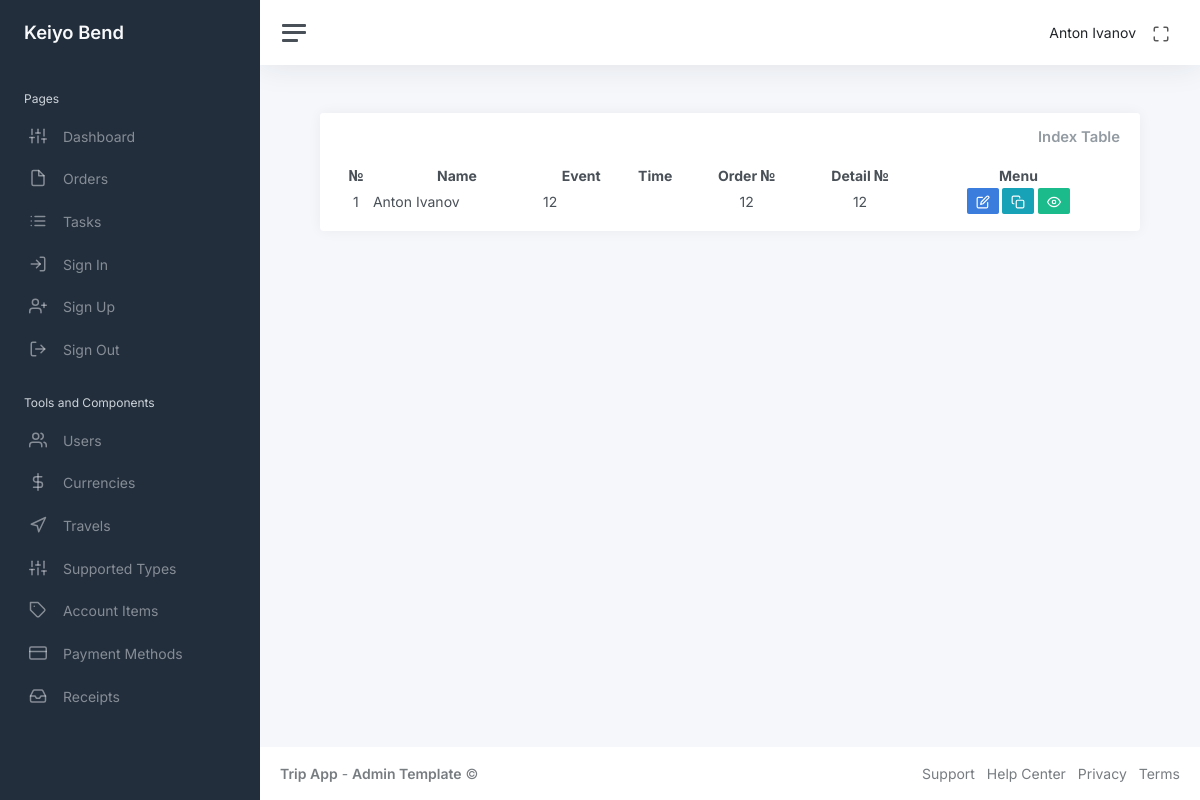
Before: /index (signed in) with the older database file.
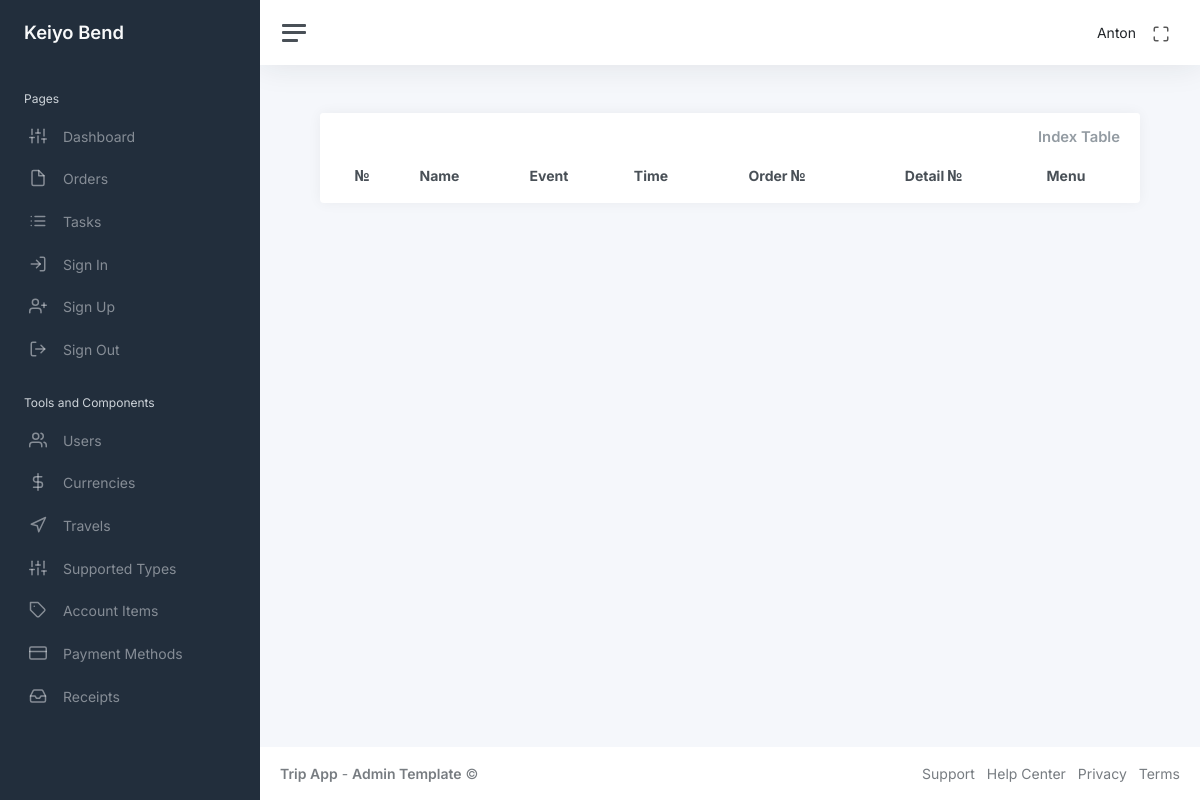
After: the same page with the newer database file.
### app/auth/models/user.py (models this page shows, shortened)
class User(UserMixin, db.Model):
    id: so.Mapped[int] = so.mapped_column(primary_key=True)
    name: so.Mapped[str] = so.mapped_column(sa.String(64), index=True, default=None)
    email: so.Mapped[str] = so.mapped_column(sa.String(120), index=True, unique=True)
    password_hash: so.Mapped[Optional[str]] = so.mapped_column(sa.String(256))
    admin: so.Mapped[bool] = so.mapped_column(sa.Boolean(), default=False)
    is_show: so.Mapped[bool] = so.mapped_column(sa.Boolean(), default=True)
    orders_rel = db.relationship("Order", back_populates="user", cascade="all, delete-orphan")

### app/main/models/order.py (models this page shows, shortened)
class Order(db.Model):
    id: so.Mapped[int] = so.mapped_column(primary_key=True)
    name_id: so.Mapped[int] = so.mapped_column(
        sa.Integer, db.ForeignKey("user.id"), nullable=False
    )
    order: so.Mapped[str] = so.mapped_column(sa.String(255), nullable=False)
    order_number: so.Mapped[str] = so.mapped_column(sa.String(255), nullable=False)
    detail_number: so.Mapped[str] = so.mapped_column(sa.String(255), nullable=False)
    is_hidden: so.Mapped[bool] = so.mapped_column(sa.Boolean(), nullable=False, default=False)
    fiscal_year: so.Mapped[int] = so.mapped_column(
        sa.Integer(), default=lambda: datetime.now().year
    )
    created_at: so.Mapped[date] = so.mapped_column(sa.Date(), default=date.today)
    service_number: so.Mapped[str] = so.mapped_column(sa.String(255), nullable=False)
    service_card_number: so.Mapped[str] = so.mapped_column(sa.String(255), nullable=False)
    quote_number: so.Mapped[str] = so.mapped_column(sa.String(255), nullable=False)
    purchase_order_number: so.Mapped[str] = so.mapped_column(sa.String(255), nullable=False)
    travel_id: so.Mapped[int] = so.mapped_column(
        sa.Integer, db.ForeignKey("travel.id"), nullable=False
    )
    support_type_id: so.Mapped[int] = so.mapped_column(
        sa.Integer, db.ForeignKey("supported_types.id"), nullable=False
    )
    user = db.relationship("User", back_populates="orders_rel")
    rates = db.relationship("Rates", back_populates="order", cascade="all, delete-orphan")
    details = db.relationship("Details", back_populates="order", cascade="all, delete-orphan")
    allowances = db.relationship(
        "Allowances", back_populates="order", cascade="all, delete-orphan"
    )
    travels_id = db.relationship("Travel", back_populates="orders")
    supported_type_id = db.relationship("SupportedTypes", back_populates="orders")

### app/main/routes/index.py (the view, shortened to what this page needs)
@bp.route("/")
@bp.route("/index")
@login_required  # Only authenticated users can access this route
def index():
    if current_user.admin:
        orders = db.session.query(Order).join(User).filter(User.is_show.is_(True)).all()
    return render_template("main/index.html", orders=orders)

### app/auth/models/user.py (called while the page is built)
@login.user_loader
def load_user(id):
    return db.session.get(User, int(id))

### app/main/templates/main/index.html (shortened to what this page needs)
<!DOCTYPE html>
{% extends "main/base.html" %}
{% block content %}
<div class="container-fluid p-0">
    <div class="row">
        <div class="col-md-12 ms-sm-auto col-lg-12 px-md-4">
            <div class="card flex-fill">
                <div class="card-header py-3">
                    <div class="d-flex justify-content-between align-items-center">
                        <h3 class="card-title mb-0">Index Table</h3>
                    </div>
                </div>
                <div class="card-body py-0 mb-3">
                    <table class="display cell-border" id="indexTable" style="width: 100%;">
                        <thead>
                            <tr style="text-align:center">
                                <th>№</th>
                                <th>Name</th>
                                <th>Event</th>
                                <th>Time</th>
                                <th>Order №</th>
                                <th>Detail №</th>
                                <th>Menu</th>
                            </tr>
                        </thead>
                        <tbody>
                            {% for order in orders %}
                            <tr>
                                <td style="text-align:center">{{order.id}}</td>
                                <td>{{order.user.name}}</td>
                                <td>{{order.order}}</td>
                                <td style="text-align:center">{{" "}}</td>
                                <td style="text-align:center">{{order.order_number}}</td>
                                <td style="text-align:center">{{order.detail_number}}</td>
                                <td style="text-align:center">
                                    <a class="btn btn-primary btn-sm"
                                        href="{{ url_for('main.update_order', order_id=order.id) }}"><i
                                            class="align-middle" data-feather="edit"></i></a>
                                    <a class="btn btn-info btn-sm"
                                        href="{{ url_for('main.copy_order', order_id=order.id) }}"><i
                                            class="align-middle" data-feather="copy"></i></a>
                                    {% if current_user.admin == True %}
                                    <form action="{{ url_for('main.hide_order', id=order.id) }}" method="POST"
                                        style="display:inline;">
                                        <button type="submit"
                                            class="btn btn-sm {{ 'btn-danger' if order.is_hidden else 'btn-success' }}">
                                            {% if order.is_hidden %}
                                            <i class="align-middle" data-feather="eye-off"></i>
                                            {% else %}
                                            <i class="align-middle" data-feather="eye"></i>
                                            {% endif %}
                                        </button>
                                    </form>
                                    {% endif %}
                                </td>
                            </tr>
                            {% endfor %}
                        </tbody>
                    </table>
                </div>
            </div>
        </div>
    </div>
</div>
{% endblock %}

### app/main/templates/main/base.html (shortened to what this page needs)
<!DOCTYPE html>
<html lang="en" data-bs-theme="auto">
<head>
    <link href="https://cdn.jsdelivr.net/npm/bootstrap@5.3.3/dist/css/bootstrap.min.css" rel="stylesheet">
    <link rel="stylesheet" href="https://cdn.datatables.net/1.11.3/css/jquery.dataTables.min.css">
    <link href="../main/static/css/app.css" rel="stylesheet">
</head>
<body>
    <div class="wrapper">
        {% block sidebar %}
        {% include 'main/sidebar.html' %}
        {% endblock %}
        <div class="main">
            {% block navbar %}
            {% include 'main/navbar.html' %}
            {% endblock %}
            <main class="content">
                {% block content %} {% endblock %}
            </main>
            <footer class="footer">
                <div class="container-fluid">
                    <div class="row text-muted">
                        <div class="col-6 text-start">
                            <p class="mb-0">
                                <a class="text-muted" href="https://adminkit.io/" target="_blank"><strong>Trip
                                        App</strong></a> - <a class="text-muted" href="https://adminkit.io/"
                                    target="_blank"><strong>Admin
                                        Template</strong></a> &copy;
                            </p>
                        </div>
                        <div class="col-6 text-end">
                            <ul class="list-inline">
                                <li class="list-inline-item">
                                    <a class="text-muted" href="https://adminkit.io/" target="_blank">Support</a>
                                </li>
                                <li class="list-inline-item">
                                    <a class="text-muted" href="https://adminkit.io/" target="_blank">Help Center</a>
                                </li>
                                <li class="list-inline-item">
                                    <a class="text-muted" href="https://adminkit.io/" target="_blank">Privacy</a>
                                </li>
                                <li class="list-inline-item">
                                    <a class="text-muted" href="https://adminkit.io/" target="_blank">Terms</a>
                                </li>
                            </ul>
                        </div>
                    </div>
                </div>
            </footer>
        </div>
    </div>
</body>
</html>

### app/main/templates/main/sidebar.html
<!DOCTYPE html>
<nav id="sidebar" class="sidebar js-sidebar">
    <div class="sidebar-content js-simplebar">
        <a class="sidebar-brand" href="{{ url_for('main.index') }}">
            <span class="align-middle">Keiyo Bend</span>
        </a>
        <ul class="sidebar-nav">
            <li class="sidebar-header">
                Pages
            </li>
            <li class="sidebar-item">
                <a class="sidebar-link" href="{{ url_for('main.index') }}">
                    <i class="align-middle" data-feather="sliders"></i> <span class="align-middle">Dashboard</span>
                </a>
            </li>
            <li class="sidebar-item">
                <a class="sidebar-link" href="{{ url_for('main.create_order') }}">
                    <i class="align-middle" data-feather="file"></i> <span class="align-middle">Orders</span>
                </a>
            </li>
            <li class="sidebar-item">
                <a class="sidebar-link" href="{{ url_for('main.create_task') }}">
                    <i class="align-middle" data-feather="list"></i> <span class="align-middle">Tasks</span>
                </a>
            </li>
            <li class="sidebar-item">
                <a class="sidebar-link" href="{{ url_for('auth.login') }}">
                    <i class="align-middle" data-feather="log-in"></i> <span class="align-middle">Sign In</span>
                </a>
            </li>
            <li class="sidebar-item">
                <a class="sidebar-link" href="{{ url_for('auth.register') }}">
                    <i class="align-middle" data-feather="user-plus"></i> <span class="align-middle">Sign
                        Up</span>
                </a>
            </li>
            <li class="sidebar-item">
                <a class="sidebar-link" href="{{ url_for('auth.logout') }}">
                    <i class="align-middle" data-feather="log-out"></i> <span class="align-middle">Sign
                        Out</span>
                </a>
            </li>
            {% if current_user.admin == True %}
            <li class="sidebar-header">
                Tools and Components
            </li>
            <li class="sidebar-item">
                <a class="sidebar-link" href="{{ url_for('admin.admin_table') }}">
                    <i class="align-middle" data-feather="users"></i> <span class="align-middle">Users</span>
                </a>
            </li>
            <li class="sidebar-item">
                <a class="sidebar-link" href="{{ url_for('admin.currency_table') }}">
                    <i class="align-middle" data-feather="dollar-sign"></i> <span class="align-middle">Currencies</span>
                </a>
            </li>
            <li class="sidebar-item">
                <a class="sidebar-link" href="{{ url_for('admin.travel_table') }}">
                    <i class="align-middle" data-feather="navigation"></i> <span class="align-middle">Travels</span>
                </a>
            </li>
            <li class="sidebar-item">
                <a class="sidebar-link" href="{{ url_for('admin.supported_types_table')}}">
                    <i class="align-middle" data-feather="sliders"></i> <span class="align-middle">Supported
                        Types</span>
                </a>
            </li>
            <li class="sidebar-item">
                <a class="sidebar-link" href="{{ url_for('admin.account_items_table')}}">
                    <i class="align-middle" data-feather="tag"></i> <span class="align-middle">Account Items</span>
                </a>
            </li>
            <li class="sidebar-item">
                <a class="sidebar-link" href="{{ url_for('admin.payment_methods_table')}}">
                    <i class="align-middle" data-feather="credit-card"></i> <span class="align-middle">Payment
                        Methods</span>
                </a>
            </li>
            <li class="sidebar-item">
                <a class="sidebar-link" href="{{ url_for('admin.receipts_table')}}">
                    <i class="align-middle" data-feather="inbox"></i> <span class="align-middle">Receipts</span>
                </a>
            </li>
            {% endif %}
        </ul>
    </div>
</nav>

### app/main/templates/main/navbar.html (shortened to what this page needs)
<!DOCTYPE html>
<nav class="navbar navbar-expand navbar-light navbar-bg">
    <a class="sidebar-toggle js-sidebar-toggle">
        <i class="hamburger align-self-center"></i>
    </a>
    <div class="navbar-collapse collapse">
        <ul class="navbar-nav navbar-align">
            <li class="nav-item dropdown">
                <a class="nav-link d-none d-sm-inline-block">
                    <span class="text-dark">{{ current_user.name }}</span>
                </a>
            </li>
            <li class="nav-item">
                <a id="fullscreenButton" class="nav-link d-none d-sm-inline-block">
                    <i class="align-middle" data-feather="maximize"></i>
                </a>
            </li>
        </ul>
    </div>
</nav>

Changed rows visible on the page:
removed Order: id "1", user.name "Anton Ivanov", order "12", order_number "12", detail_number "12", is_hidden False (drawn)
changed User: name "Anton Ivanov" → "Anton"
